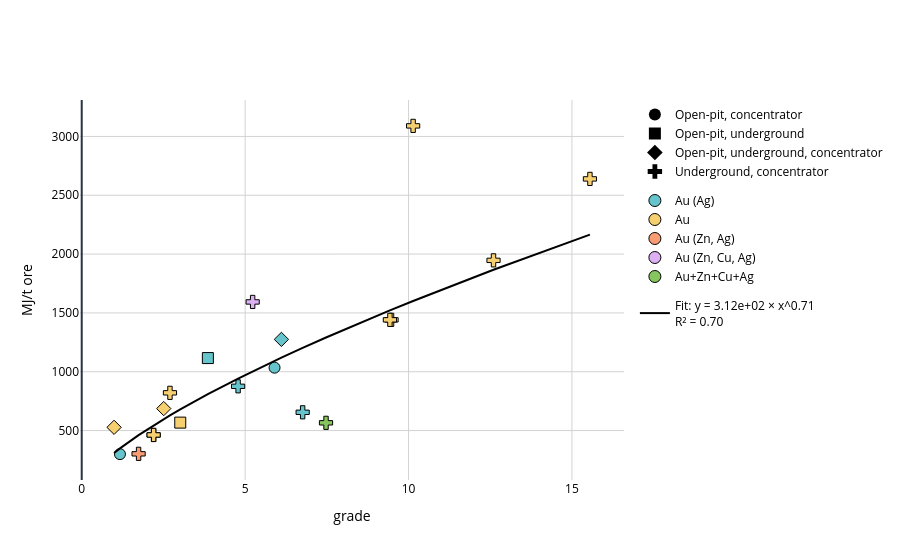

Notebook code cell kept with this figure:
### Code cell
plot_grade_relationship(df_ore, x_col='value', y_abs='MJ/t ore', output_html='data/Parametrization/au_nrj_relationship_ore.html')

### Figure 1 — Plotly figure (JSON) as saved in the notebook; plotly's stock layout.template omitted (floating-point values rounded to 4 significant figures)
{"data": [{"legendgroup": "mining", "marker": {"color": "black", "size": 12, "symbol": 0}, "mode": "markers", "name": "Open-pit, concentrator", "showlegend": true, "x": [null], "y": [null], "type": "scatter"}, {"legendgroup": "mining", "marker": {"color": "black", "size": 12, "symbol": 1}, "mode": "markers", "name": "Open-pit, underground", "showlegend": true, "x": [null], "y": [null], "type": "scatter"}, {"legendgroup": "mining", "marker": {"color": "black", "size": 12, "symbol": 2}, "mode": "markers", "name": "Open-pit, underground, concentrator", "showlegend": true, "x": [null], "y": [null], "type": "scatter"}, {"legendgroup": "mining", "marker": {"color": "black", "size": 12, "symbol": 3}, "mode": "markers", "name": "Underground, concentrator", "showlegend": true, "x": [null], "y": [null], "type": "scatter"}, {"legendgroup": "product", "marker": {"color": "rgb(102, 197, 204)", "line": {"color": "black", "width": 1}, "size": 12, "symbol": "circle"}, "mode": "markers", "name": "Au (Ag)", "showlegend": true, "x": [null], "y": [null], "type": "scatter"}, {"legendgroup": "product", "marker": {"color": "rgb(246, 207, 113)", "line": {"color": "black", "width": 1}, "size": 12, "symbol": "circle"}, "mode": "markers", "name": "Au", "showlegend": true, "x": [null], "y": [null], "type": "scatter"}, {"legendgroup": "product", "marker": {"color": "rgb(248, 156, 116)", "line": {"color": "black", "width": 1}, "size": 12, "symbol": "circle"}, "mode": "markers", "name": "Au (Zn, Ag)", "showlegend": true, "x": [null], "y": [null], "type": "scatter"}, {"legendgroup": "product", "marker": {"color": "rgb(220, 176, 242)", "line": {"color": "black", "width": 1}, "size": 12, "symbol": "circle"}, "mode": "markers", "name": "Au (Zn, Cu, Ag)", "showlegend": true, "x": [null], "y": [null], "type": "scatter"}, {"legendgroup": "product", "marker": {"color": "rgb(135, 197, 95)", "line": {"color": "black", "width": 1}, "size": 12, "symbol": "circle"}, "mode": "markers", "name": "Au+Zn+Cu+Ag", "showlegend": true, "x": [null], "y": [null], "type": "scatter"}, {"hovertemplate": "Facility: Canadian Malartic<br>value: 1.17<br>total_energy_normalized: 299.6164172740857", "legendgroup": "data", "marker": {"color": "rgb(102, 197, 204)", "line": {"color": "black", "width": 1}, "size": 11, "symbol": 0}, "mode": "markers", "name": "Au (Ag)", "showlegend": false, "text": "Canadian Malartic", "x": [1.17], "y": [299.6], "type": "scatter"}, {"hovertemplate": "Facility: Casa Berardi<br>value: 2.51<br>total_energy_normalized: 686.6937598290298", "legendgroup": "data", "marker": {"color": "rgb(246, 207, 113)", "line": {"color": "black", "width": 1}, "size": 11, "symbol": 2}, "mode": "markers", "name": "Au", "showlegend": false, "text": "Casa Berardi", "x": [2.51], "y": [686.7], "type": "scatter"}, {"hovertemplate": "Facility: Eagle River<br>value: 12.6<br>total_energy_normalized: 1946.687376643444", "legendgroup": "data", "marker": {"color": "rgb(246, 207, 113)", "line": {"color": "black", "width": 1}, "size": 11, "symbol": 3}, "mode": "markers", "name": "Au", "showlegend": false, "text": "Eagle River", "x": [12.6], "y": [1947.0], "type": "scatter"}, {"hovertemplate": "Facility: Éléonore<br>value: 4.785<br>total_energy_normalized: 876.0760057615894", "legendgroup": "data", "marker": {"color": "rgb(102, 197, 204)", "line": {"color": "black", "width": 1}, "size": 11, "symbol": 3}, "mode": "markers", "name": "Au (Ag)", "showlegend": false, "text": "Éléonore", "x": [4.785], "y": [876.1], "type": "scatter"}, {"hovertemplate": "Facility: Goldex<br>value: 1.74<br>total_energy_normalized: 302.1209690046151", "legendgroup": "data", "marker": {"color": "rgb(248, 156, 116)", "line": {"color": "black", "width": 1}, "size": 11, "symbol": 3}, "mode": "markers", "name": "Au (Zn, Ag)", "showlegend": false, "text": "Goldex", "x": [1.74], "y": [302.1], "type": "scatter"}, {"hovertemplate": "Facility: Island<br>value: 9.48<br>total_energy_normalized: 1441.02385377943", "legendgroup": "data", "marker": {"color": "rgb(246, 207, 113)", "line": {"color": "black", "width": 1}, "size": 11, "symbol": 3}, "mode": "markers", "name": "Au", "showlegend": false, "text": "Island", "x": [9.48], "y": [1441.0], "type": "scatter"}, {"hovertemplate": "Facility: Island<br>value: 9.43<br>total_energy_normalized: 1441.02385377943", "legendgroup": "data", "marker": {"color": "rgb(246, 207, 113)", "line": {"color": "black", "width": 1}, "size": 11, "symbol": 3}, "mode": "markers", "name": "Au", "showlegend": false, "text": "Island", "x": [9.43], "y": [1441.0], "type": "scatter"}, {"hovertemplate": "Facility: Kiena<br>value: 5.9<br>total_energy_normalized: 1034.5391215184045", "legendgroup": "data", "marker": {"color": "rgb(102, 197, 204)", "line": {"color": "black", "width": 1}, "size": 11, "symbol": 0}, "mode": "markers", "name": "Au (Ag)", "showlegend": false, "text": "Kiena", "x": [5.9], "y": [1035.0], "type": "scatter"}, {"hovertemplate": "Facility: Lamaque<br>value: 6.76<br>total_energy_normalized: 655.0555271290369", "legendgroup": "data", "marker": {"color": "rgb(102, 197, 204)", "line": {"color": "black", "width": 1}, "size": 11, "symbol": 3}, "mode": "markers", "name": "Au (Ag)", "showlegend": false, "text": "Lamaque", "x": [6.76], "y": [655.1], "type": "scatter"}, {"hovertemplate": "Facility: LaRonde<br>value: 5.23<br>total_energy_normalized: 1593.3286886446888", "legendgroup": "data", "marker": {"color": "rgb(220, 176, 242)", "line": {"color": "black", "width": 1}, "size": 11, "symbol": 3}, "mode": "markers", "name": "Au (Zn, Cu, Ag)", "showlegend": false, "text": "LaRonde", "x": [5.23], "y": [1593.0], "type": "scatter"}, {"hovertemplate": "Facility: Macassa<br>value: 15.55<br>total_energy_normalized: 2639.074911455927", "legendgroup": "data", "marker": {"color": "rgb(246, 207, 113)", "line": {"color": "black", "width": 1}, "size": 11, "symbol": 3}, "mode": "markers", "name": "Au", "showlegend": false, "text": "Macassa", "x": [15.55], "y": [2639.0], "type": "scatter"}, {"hovertemplate": "Facility: Meadowbank<br>value: 3.86<br>total_energy_normalized: 1116.1223687114932", "legendgroup": "data", "marker": {"color": "rgb(102, 197, 204)", "line": {"color": "black", "width": 1}, "size": 11, "symbol": 1}, "mode": "markers", "name": "Au (Ag)", "showlegend": false, "text": "Meadowbank", "x": [3.86], "y": [1116.0], "type": "scatter"}, {"hovertemplate": "Facility: Meliadine<br>value: 6.11<br>total_energy_normalized: 1274.8797840411273", "legendgroup": "data", "marker": {"color": "rgb(102, 197, 204)", "line": {"color": "black", "width": 1}, "size": 11, "symbol": 2}, "mode": "markers", "name": "Au (Ag)", "showlegend": false, "text": "Meliadine", "x": [6.11], "y": [1275.0], "type": "scatter"}, {"hovertemplate": "Facility: Hoyle Pond<br>value: 3.015<br>total_energy_normalized: 567.4255898721149", "legendgroup": "data", "marker": {"color": "rgb(246, 207, 113)", "line": {"color": "black", "width": 1}, "size": 11, "symbol": 1}, "mode": "markers", "name": "Au", "showlegend": false, "text": "Hoyle Pond", "x": [3.015], "y": [567.4], "type": "scatter"}, {"hovertemplate": "Facility: Rainy River<br>value: 0.99<br>total_energy_normalized: 527.3936842078544", "legendgroup": "data", "marker": {"color": "rgb(246, 207, 113)", "line": {"color": "black", "width": 1}, "size": 11, "symbol": 2}, "mode": "markers", "name": "Au", "showlegend": false, "text": "Rainy River", "x": [0.99], "y": [527.4], "type": "scatter"}, {"hovertemplate": "Facility: Seabee<br>value: 10.14<br>total_energy_normalized: 3089.869150819672", "legendgroup": "data", "marker": {"color": "rgb(246, 207, 113)", "line": {"color": "black", "width": 1}, "size": 11, "symbol": 3}, "mode": "markers", "name": "Au", "showlegend": false, "text": "Seabee", "x": [10.14], "y": [3090.0], "type": "scatter"}, {"hovertemplate": "Facility: Stall Lake<br>value: 7.475<br>total_energy_normalized: 565.7076690457567", "legendgroup": "data", "marker": {"color": "rgb(135, 197, 95)", "line": {"color": "black", "width": 1}, "size": 11, "symbol": 3}, "mode": "markers", "name": "Au+Zn+Cu+Ag", "showlegend": false, "text": "Stall Lake", "x": [7.475], "y": [565.7], "type": "scatter"}, {"hovertemplate": "Facility: Timmins West<br>value: 2.7<br>total_energy_normalized: 820.6614351016519", "legendgroup": "data", "marker": {"color": "rgb(246, 207, 113)", "line": {"color": "black", "width": 1}, "size": 11, "symbol": 3}, "mode": "markers", "name": "Au", "showlegend": false, "text": "Timmins West", "x": [2.7], "y": [820.7], "type": "scatter"}, {"hovertemplate": "Facility: Young-Davidson<br>value: 2.2<br>total_energy_normalized: 462.6064133073574", "legendgroup": "data", "marker": {"color": "rgb(246, 207, 113)", "line": {"color": "black", "width": 1}, "size": 11, "symbol": 3}, "mode": "markers", "name": "Au", "showlegend": false, "text": "Young-Davidson", "x": [2.2], "y": [462.6], "type": "scatter"}, {"hovertemplate": "Facility: Young-Davidson<br>value: 2.2<br>total_energy_normalized: 462.6064133073574", "legendgroup": "data", "marker": {"color": "rgb(246, 207, 113)", "line": {"color": "black", "width": 1}, "size": 11, "symbol": 3}, "mode": "markers", "name": "Au", "showlegend": false, "text": "Young-Davidson", "x": [2.2], "y": [462.6], "type": "scatter"}, {"legendgroup": "fit", "line": {"color": "black", "width": 2}, "mode": "lines", "name": "Fit: y = 3.12e+02 × x^0.71<br>R² = 0.70", "showlegend": true, "x": [0.99, 1.17, 1.74, 2.2, 2.2, 2.51, 2.7, 3.015, 3.86, 4.785, 5.23, 5.9, 6.11, 6.76, 7.475, 9.43, 9.48, 10.14, 12.6, 15.55], "y": [309.6, 348.4, 461.1, 544.1, 544.1, 597.2, 628.8, 679.8, 809.4, 942.0, 1003.0, 1092.0, 1120.0, 1202.0, 1291.0, 1521.0, 1527.0, 1601.0, 1867.0, 2166.0], "type": "scatter"}], "layout": {"font": {"color": "black"}, "legend": {"bgcolor": "rgba(0,0,0,0)", "groupclick": "toggleitem"}, "xaxis": {"title": {"text": "grade"}, "gridcolor": "lightgray"}, "yaxis": {"title": {"text": "MJ/t ore"}, "gridcolor": "lightgray"}, "title": {"text": ""}, "paper_bgcolor": "white", "plot_bgcolor": "white"}}
